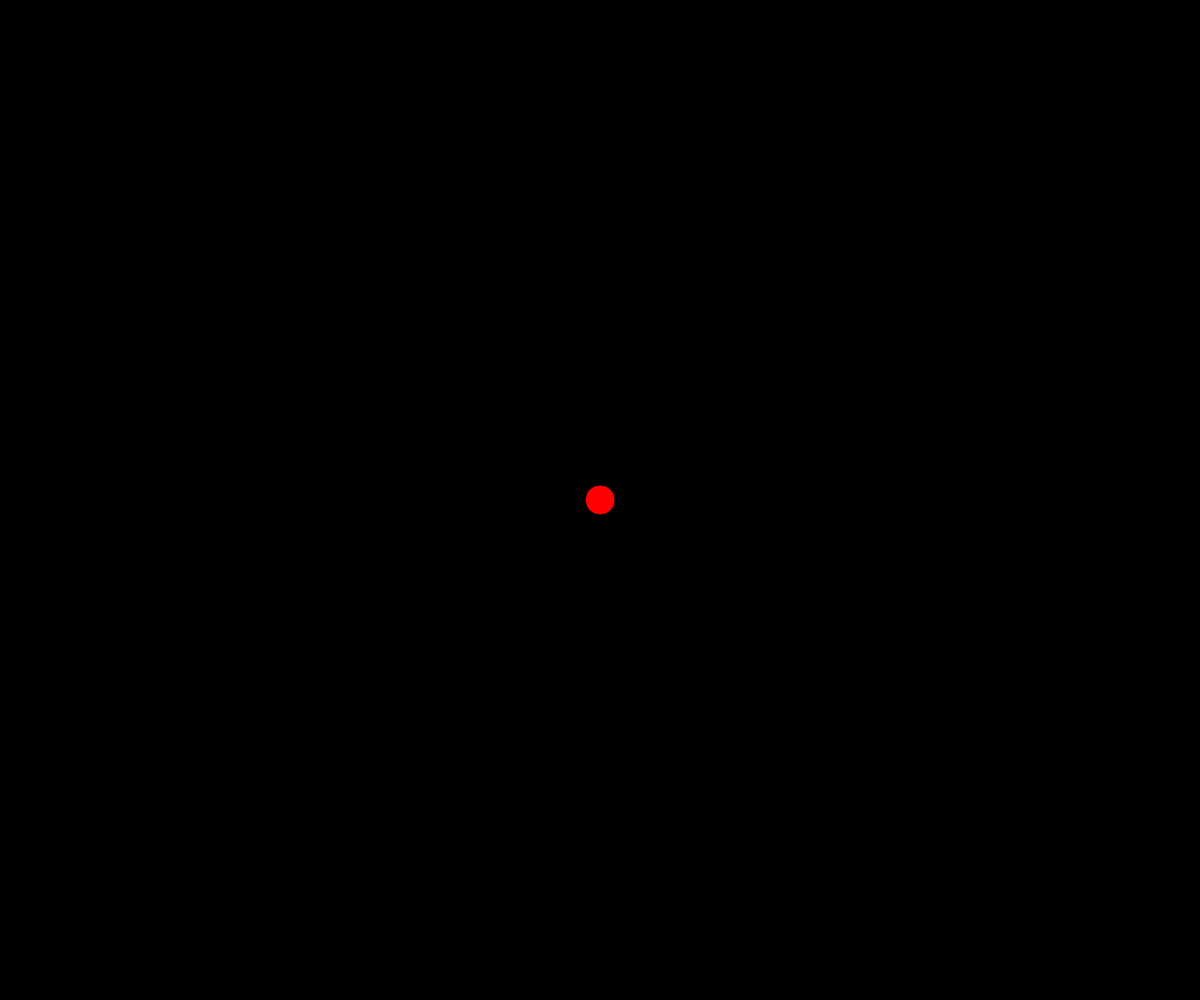
Frame 1 (no input)
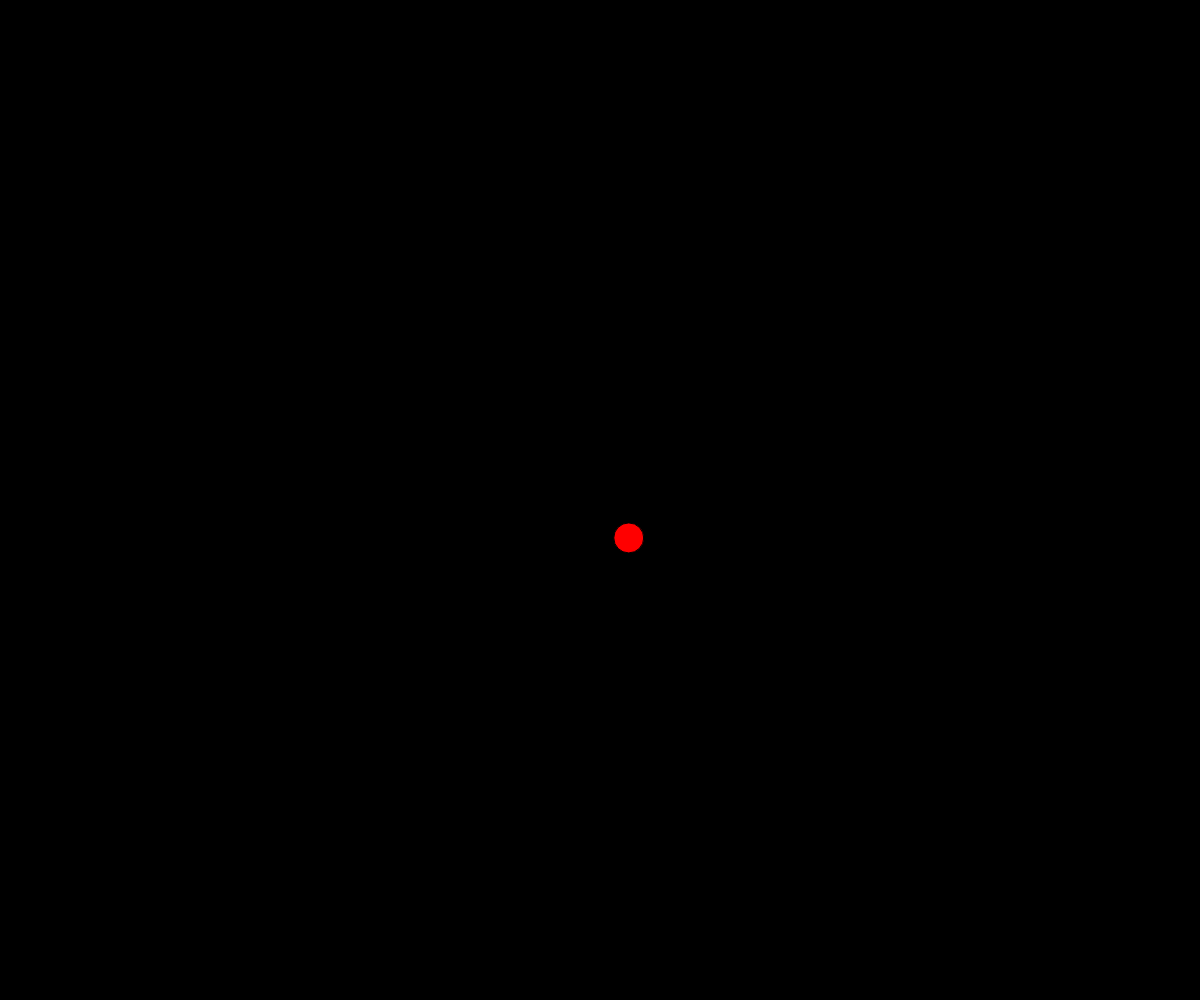
Frame 60 (no input)
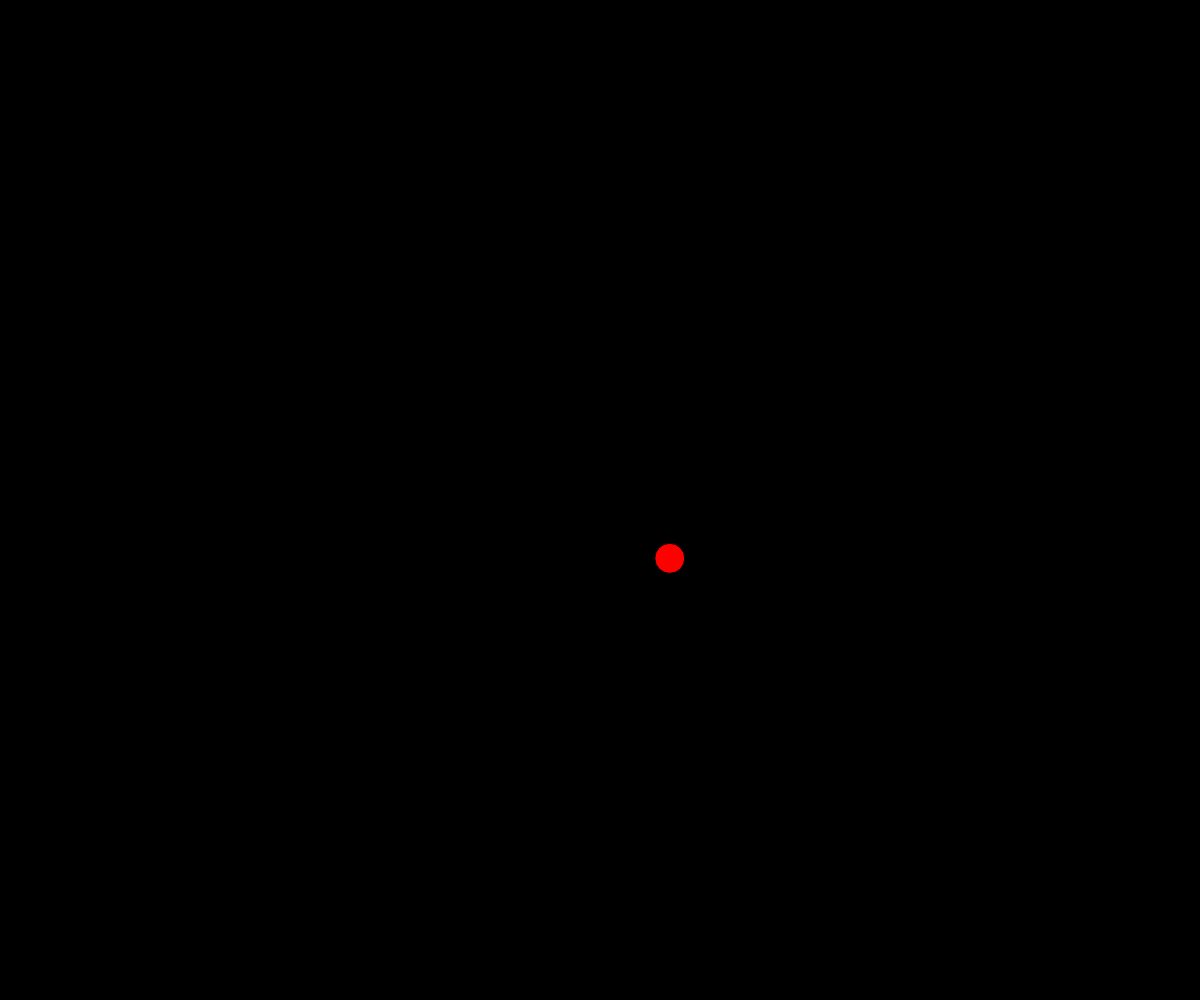
Frame 120 (the mouse pressed at the canvas centre since frame 60)

The p5.js sketch that drew these frames (run headless with seeded random() and noise() and a simulated clock; from frame 60 on, the mouse is pressed at the canvas centre):

// p5.js sketch
// ── sketch.js
let halley;

function setup() {
    createCanvas(innerWidth, innerHeight);
    let pos = createVector(width/2, height/2);
    halley = new Asteroid(30, pos);
}

function draw() {
    background("black"); 
    halley.move();   
    halley.show();
}
// ── asteroid.js
class Asteroid {
    constructor(size, position) {
        this.size = size;
        this.position = position;
        this.acceleration = p5.Vector.random2D();
        this.acceleration.mult(0.01);
        this.velocity = createVector(0,0);
    }

    move(){
        // random accel
        this.acceleration = p5.Vector.random2D();
        this.acceleration.mult(0.2);

        this.velocity.add(this.acceleration);
        this.velocity.limit(20);
        this.position.add(this.velocity);

        // check edges
        if(this.position.x > width){
            this.position.x=0;
        }
        if(this.position.x < 0){
            this.position.x=width;
        }
        if(this.position.y > height){
            this.position.y=0;
        }
        if(this.position.y < 0){
            this.position.y=height;
        }
    }

    show() {
        fill("red");
        ellipse(this.position.x, this.position.y, 
            this.size, this.size);
    }
}    
